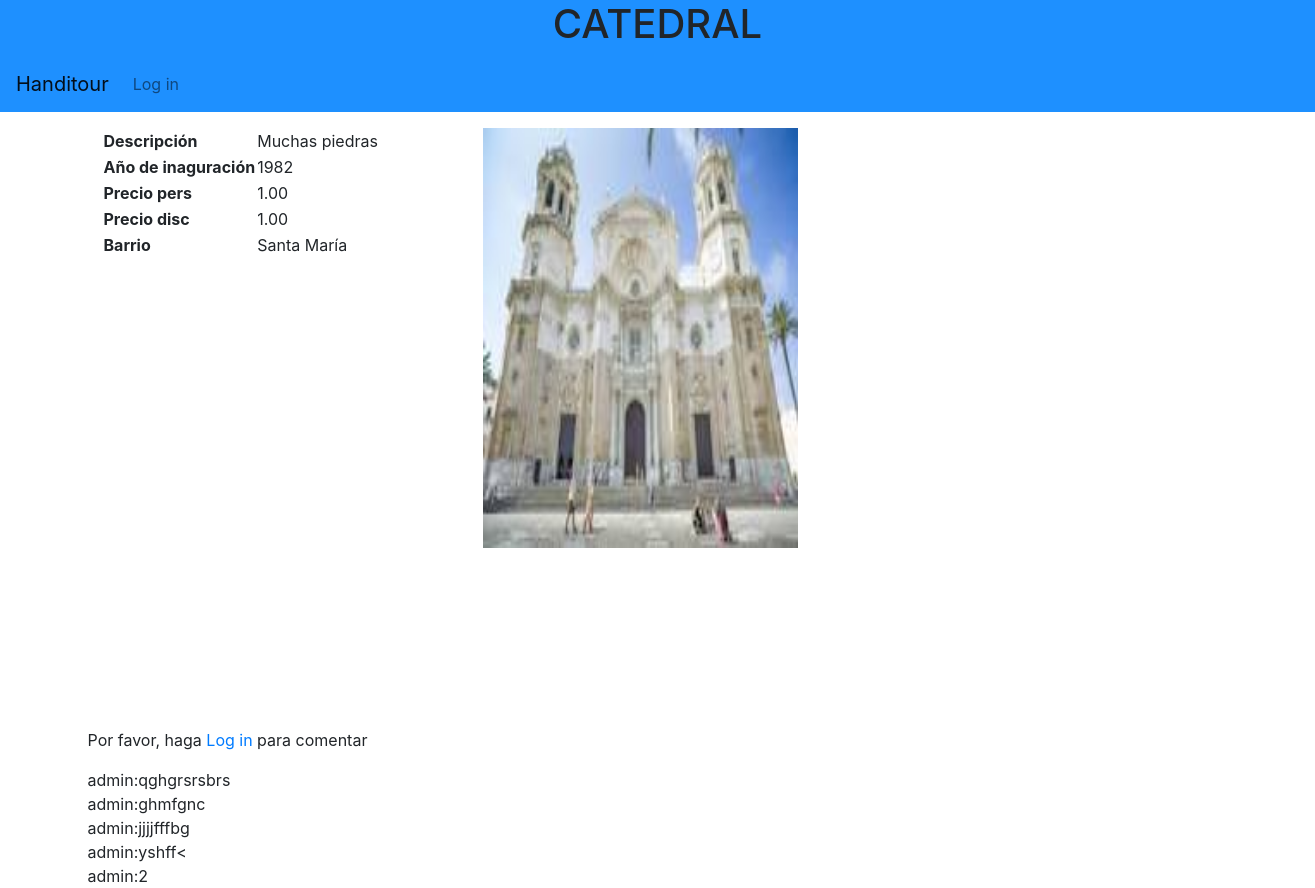
The app's page /monumento/1/ with its own data.
### handitour/models.py (models this page shows, shortened)
class Monumento(models.Model):
    nombre = models.CharField(max_length=30)
    agno_inaguracion = models.CharField(max_length=9)
    historia = models.TextField(max_length=500)
    localizacion = models.CharField(max_length=100)
    precio_pers = models.DecimalField(default=0, max_digits=4, decimal_places=2)
    precio_disc = models.DecimalField(default=0, max_digits=4, decimal_places=2)
    barrio = models.ForeignKey("Barrio", null = True, on_delete=models.CASCADE)
    foto = models.FileField(null=True, upload_to="img/monumento")
    def __str__(self):
        return self.nombre

class Barrio(models.Model):
    nombre = models.CharField(max_length=30)
    historia = models.TextField(max_length=500)
    localizacion = models.CharField(max_length=100)
    foto = models.FileField(null=True, upload_to="img/barrio")
    ciudad = models.ForeignKey("Ciudad", on_delete=models.CASCADE)
    def __str__(self):
        return self.nombre

class Valoracion(models.Model):
    calificacion = models.PositiveIntegerField(default=1, validators=[MaxValueValidator(100), MinValueValidator(1)])
    comentario = models.TextField(max_length=500)
    usuario = models.ForeignKey(User, on_delete=models.CASCADE)
    monumento = models.ForeignKey("Monumento", on_delete=models.CASCADE)
    def __str__(self):
        return str(self.usuario) + ":" + self.comentario

### handitour/views.py (the view)
# urls.py: path('monumento/<id>/', views.detalle_monumento, name="monumento_detalle"),
def detalle_monumento(request, id):
    monumento = get_object_or_404(Monumento, id=id)
    comentarios = Valoracion.objects.all().filter(monumento_id=id)
    if request.POST:
        form = ValoracionForm(request.POST)
        if form.is_valid():
            form.save()
            return redirect(reverse("handitour:monumento_detalle", args=[id]))
        else:
            return render(request, "monumento.html", {"monumento": monumento, "encabezado": monumento.nombre.upper(), "form": form, "comentarios": comentarios})
    else:
        form = ValoracionForm(initial={'usuario':get_user(request),'monumento':monumento})
        return render(request, "monumento.html", {"monumento": monumento, "encabezado": monumento.nombre.upper(), "form": form, "comentarios": comentarios})

### handitour/templates/monumento.html (shortened to what this page needs)
{% extends "base.html" %}
{% block content %}
    <div class="row">
        <div class="col-md-12 col-lg-4 mt-3" style="height: 600px; width: 200px; overflow: scroll;">
            <table>
                <thead>
                    <tr>
                        <th>Descripción</th>
                        <td>{{ monumento.historia }}</td>
                    </tr>
                    <tr>
                        <th>Año de inaguración</th>
                        <td>{{ monumento.agno_inaguracion }}</td>
                    </tr>
                    <tr>
                        <th>Precio pers</th>
                        <td>{{ monumento.precio_pers }}</td>
                    </tr>
                    <tr>
                        <th>Precio disc</th>
                        <td>{{ monumento.precio_disc }}</td>
                    </tr>
                    <tr>
                        <th>Barrio</th>
                        <td>{{ monumento.barrio }}</td>
                    </tr>
                </thead>
            </table>
        </div>
        <div class="col-md-12 col-lg-4 mt-3">
             <img src="{{monumento.foto.url}}" id="imgmonumento" alt="...">
        </div>
        <div class="col-md-12 col-lg-4 mt-3">
            <div id="mapa" style="height: 500px; width: 500px">
            </div>
        </div>
    </div>
    <div class="row">
       {% if user.is_authenticated %}
            <form action="." method="POST" enctype="multipart/form-data" id="comentario">
            {% csrf_token %}
                {{ form.as_p }}
                <button type="submit" class="btn btn-primary form-control">Comentar</button>
            </form>
        {% else %}
            <p>Por favor, haga <a href="/login">Log in</a> para comentar </p>
        {% endif %}
    </div>
    <div class="row">
        {% if comentarios %}
            {% for comentario in comentarios %}
                {{ comentario }}
                <br>
            {% endfor %}
        {% else %}
            <p>Se el primero en comentar </p>
        {% endif %}
    </div>
{% endblock %}

### handitour/templates/base.html (shortened to what this page needs)
{% load static %}
<!DOCTYPE html>
<html>
    <head>
        <link href="/static/css/estilos.css" rel="stylesheet">
        <link rel="stylesheet" href="https://stackpath.bootstrapcdn.com/bootstrap/4.3.1/css/bootstrap.min.css">
    </head>
    <body>
       <header>
      <h1>{{encabezado}}</h1>
        <nav class="navbar navbar-expand-lg navbar-light bg-dodgerblue">
          <a class="navbar-brand" href="/inicio">Handitour</a>
          <div class="collapse navbar-collapse" id="navbarNavAltMarkup">
            <div class="navbar-nav">
                {% if user.is_authenticated %}
                    <a class="nav-link" href="/logout">Log out <span class="sr-only">(current)</span></a>
                {% else %}
                    <a class="nav-link" href="/login">Log in <span class="sr-only">(current)</span></a>
                {% endif %}
            </div>
          </div>
        </nav>
   </header>
        <div class="container">
            {% block content %}
            {% endblock %}
        </div>
    </body>
</html>

### handitour/static/css/estilos.css (style rules this page uses)
header { background-color: dodgerblue; text-align: center; width: 100%; }
#imgmonumento { height: 70% !important; width: 90% !important; }

### records on screen
Monumento: nombre "CATEDRAL", historia "Muchas piedras", agno_inaguracion "1982", precio_pers "1.00", precio_disc "1.00", barrio "Santa María", foto (picture)
Valoracion: usuario+comentario "admin:qghgrsrsbrs"
Valoracion: usuario+comentario "admin:ghmfgnc"
Valoracion: usuario+comentario "admin:jjjjfffbg"
Valoracion: usuario+comentario "admin:yshff<"
Valoracion: usuario+comentario "admin:2"
